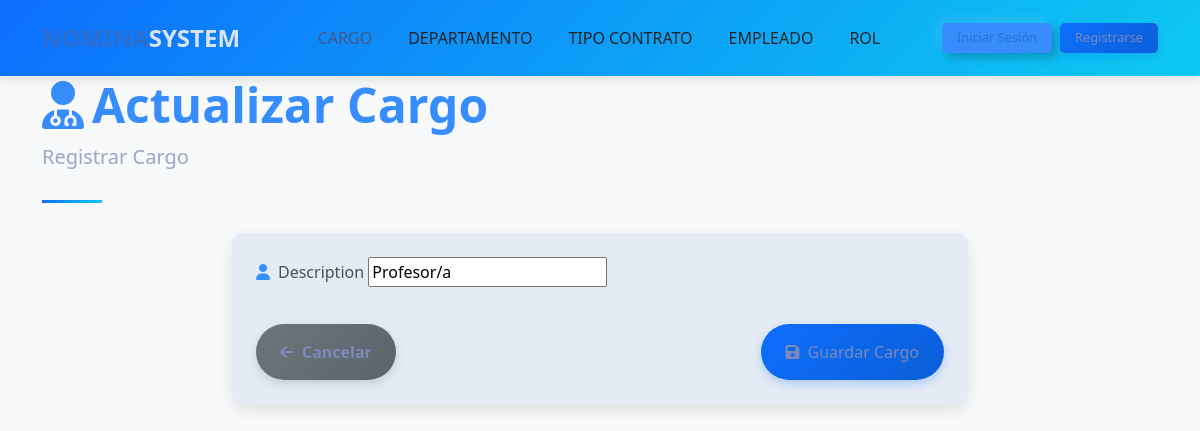
The page /cargoss/editar/2 on the database as committed earlier.
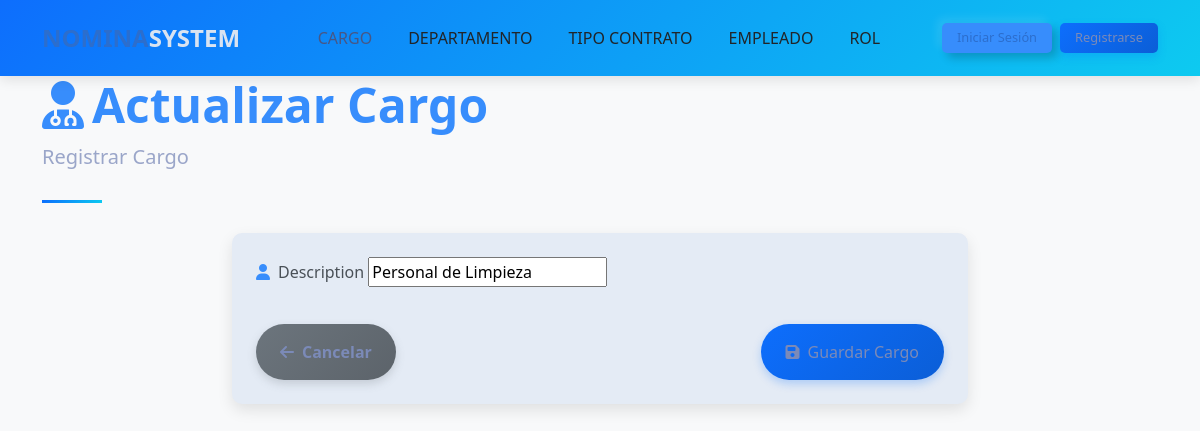
The same page on the database as committed later.
### cargo/models.py (models this page shows, shortened)
class Cargo(models.Model):
    description = models.CharField(max_length=100)

### cargo/views.py (the view, shortened to what this page needs)
# urls.py: path('editar/<int:id>', cargos_update, name='cargos_update'),
def cargos_update(request, id):
    context = {'title' : 'Actualizar Cargo'}
    cargo = Cargo.objects.get(id=id)
    if request.method == 'GET':
        form = CargoForm(instance=cargo)
        context['form'] = form
        return render(request, 'cargos/cargo_create.html', context)

### cargo/forms.py
class CargoForm(ModelForm):
    class Meta:
        model = Cargo
        fields = '__all__'

### template/cargos/cargo_create.html (shortened to what this page needs)
{% extends "home.html" %}
{% block content %}
<div class="container">
    <header class="page-header">
        <h1 class="display-5 fw-bold text-primary">
            <i class="fas fa-user-md me-2"></i>{{ title }}
        </h1>
        <p class="lead text-muted">Registrar Cargo</p>
    </header>
    <div class="row">
        <div class="col-md-8 mx-auto">
            <div class="card mb-4">
                <div class="card-body p-4">
                    <form method="post">
                        <div class="mb-4">
                            <label for="{{ form.description.id_for_label }}" class="form-label">
                                <i class="fas fa-user text-primary me-2"></i>{{ form.description.label }}
                            </label>
                            {{ form.description }}
                        </div>
                        <div class="d-flex justify-content-between mt-4 pt-2">
                            <a href="{% url 'cargo:cargos' %}" class="btn btn-secondary">
                                <i class="fas fa-arrow-left me-2"></i>Cancelar
                            </a>
                            <button type="submit" class="btn btn-primary">
                                <i class="fas fa-save me-2"></i>Guardar Cargo
                            </button>
                        </div>
                    </form>
                </div>
            </div>
        </div>
    </div>
</div>
{% endblock %}

Rows that differ between the two databases and show on the page:
changed Cargo: description "Profesor/a" → "Personal de Limpieza"
